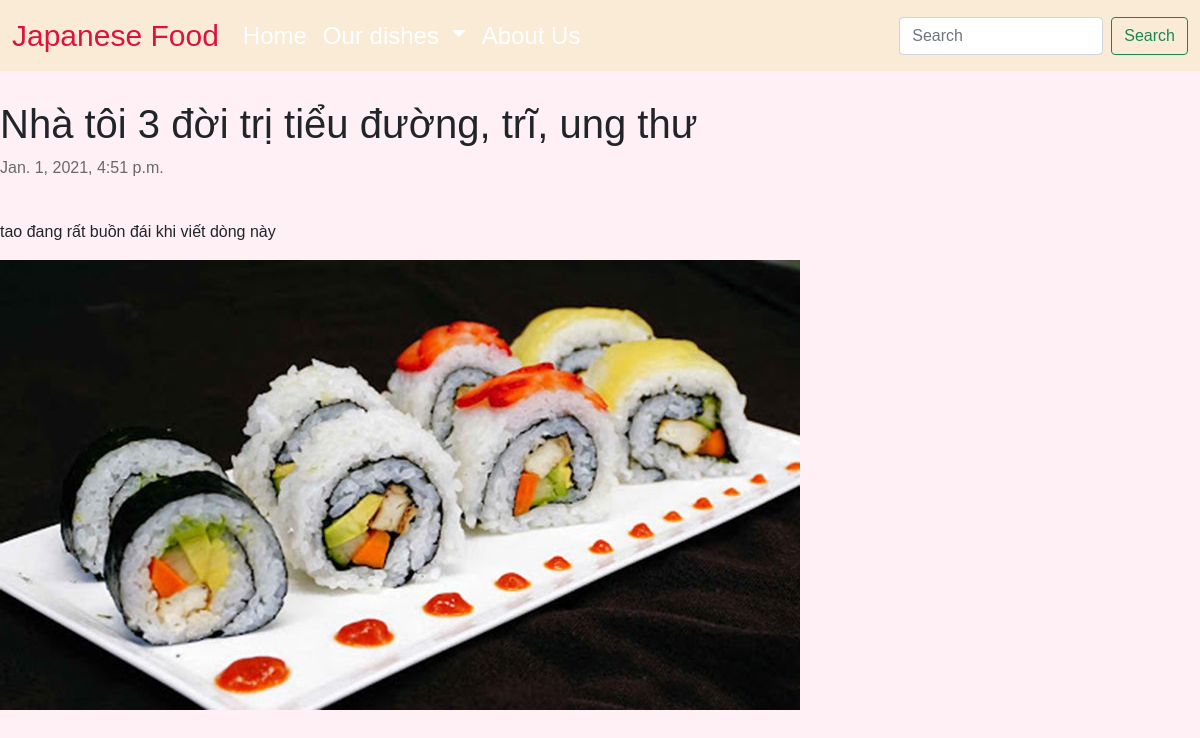
/1, run on an earlier commit of the app's database.
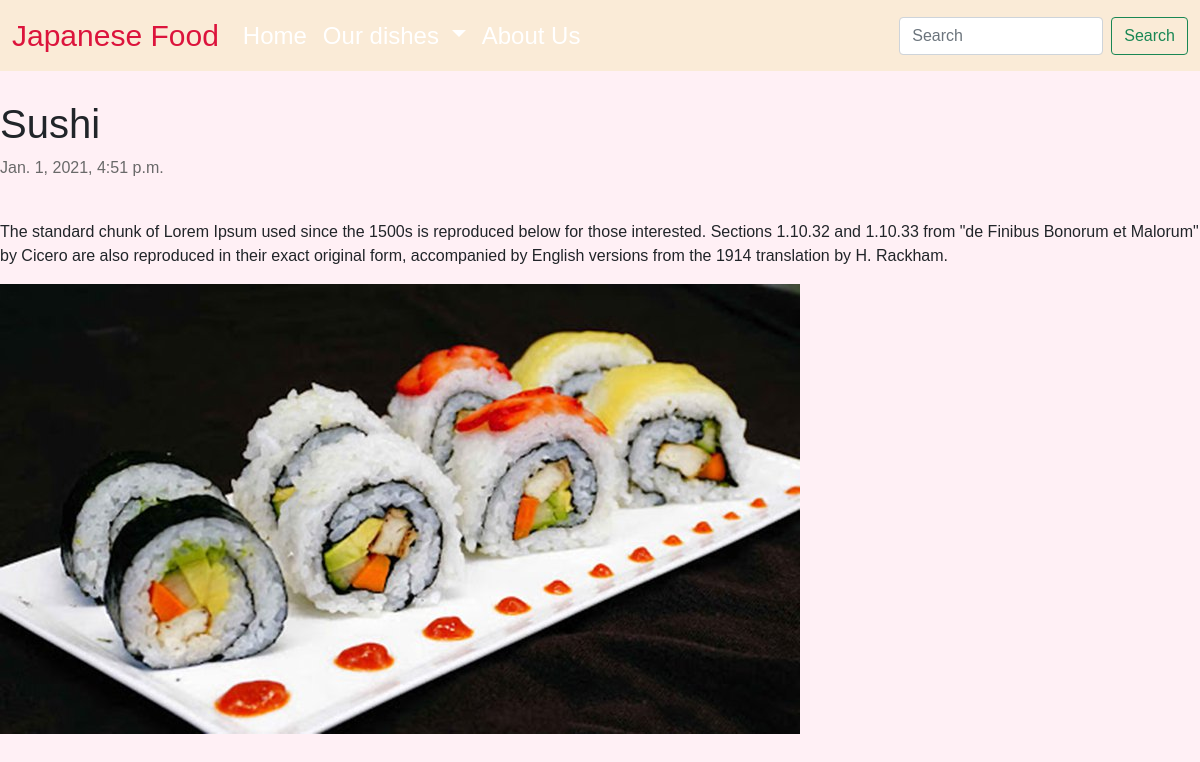
And on a later commit of the database.
### home/models.py (models this page shows)
class post(models.Model):
    title = models.CharField(max_length=128)
    body = models.TextField()
    date = models.DateTimeField(auto_now_add=True)
    likeIds = models.TextField()
    image = models.ImageField(null=True, upload_to='photo/')

### home/views.py (the view)
# urls.py: path('<int:id>', views.view_post, name='post'),
def view_post(request, id):
    return render(request, 'post-view.html', {
        'post': models.post.objects.get(id=id)
    })

### home/templates/post-view.html (shortened to what this page needs)
{% extends 'base.html' %}
{% block head %}
<link rel="stylesheet" href="/static/css/style.css">
{% endblock head %}
{% block body %}
    <div style="height: 100px"></div>
    <h1>{{ post.title }}</h1>
    <p style="color: dimgray;">{{ post.date }}</p>
    <br>
    <p>{{ post.body }}</p>
    <img src="static/media/{{post.image}}"/>
{% endblock %}

### home/templates/base.html (shortened to what this page needs)
<!DOCTYPE html>
<html lang="en">
<head>
    {% load static %}
    <link href="https://cdn.jsdelivr.net/npm/bootstrap@5.0.0-beta1/dist/css/bootstrap.min.css" rel="stylesheet"
>
    {% block head %}{% endblock %}
</head>
<body>
    <nav id="mainNavbar" class="navbar navbar-expand-lg navbar-light fixed-top" style="background-color: antiquewhite;">
        <div class="container-fluid">
            <a class="navbar-brand" href="#">Japanese Food</a>
            <div class="collapse navbar-collapse" id="expandme">
                <ul class="navbar-nav me-auto mb-2 mb-lg-0">
                    <li class="nav-item">
                        <a class="nav-link active" aria-current="page" href="{% url 'home' %}">Home</a>
                    </li>
                    <li class="nav-item dropdown">
                        <a class="nav-link dropdown-toggle" href="#" id="navbarDropdown" role="button"
                            data-bs-toggle="dropdown" aria-expanded="false">
                        </a>
                    </li>
                    <li class="nav-item">
                        <a href="{% url 'info' %}" class="nav-link">About Us</a>
                    </li>
                </ul>
                <form class="d-flex">
                    <input class="form-control me-2" type="search" placeholder="Search" aria-label="Search">
                    <button class="btn btn-outline-success" type="submit">Search</button>
                </form>
            </div>
        </div>
    </nav>
    {% block body %}{% endblock %}
</body>
</html>

### home/static/css/style.css (style rules this page uses)
body { background-color: #FFF0F5; background-image: url("https://unsplash.com/photos/-1GEAA8q3wk.img"); font-family: 'Gill Sans', 'Gill Sans MT', Calibri, 'Trebuchet MS', sans-serif; margin: 0 auto; padding: 0; }
#mainNavbar { font-size: 1.5rem; font-weight: 150; width: 100%; white-space: nowrap; }
#mainNavbar .navbar-brand { color: #DC143C; text-align: left; font-size: 30px; }
#mainNavbar .nav-link { color: white; }

What changed in the data, as far as the page shows it:
changed post: title "Nhà tôi 3 đời trị tiểu đường, trĩ, ung thư" → "Sushi"; body "tao đang rất buồn đái khi viết dòng này" → "The standard chunk of Lorem Ipsum used since the 1500s is reproduced below for those interested. Sections 1.10.32 and 1.10.33 from \"de Finibus Bonorum et Malorum\" by Cicero are also reproduced in their exact original form, accompanied by English versions from the 1914 translation by H. Rackham."
